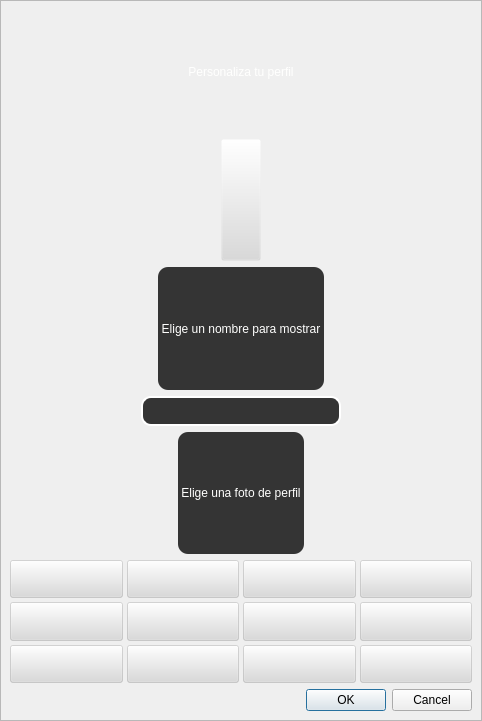
<?xml version="1.0" encoding="UTF-8"?>
<ui version="4.0">
 <class>Personalizar</class>
 <widget class="QDialog" name="Personalizar">
  <property name="windowModality">
   <enum>Qt::WindowModal</enum>
  </property>
  <property name="enabled">
   <bool>true</bool>
  </property>
  <property name="geometry">
   <rect>
    <x>0</x>
    <y>0</y>
    <width>482</width>
    <height>721</height>
   </rect>
  </property>
  <property name="windowTitle">
   <string>Personalizar</string>
  </property>
  <property name="windowIcon">
   <iconset>
    <normaloff>resources/images/icon.jpeg</normaloff>resources/images/icon.jpeg</iconset>
  </property>
  <property name="sizeGripEnabled">
   <bool>false</bool>
  </property>
  <property name="modal">
   <bool>false</bool>
  </property>
  <layout class="QVBoxLayout" name="verticalLayout_2">
   <property name="spacing">
    <number>0</number>
   </property>
   <property name="leftMargin">
    <number>0</number>
   </property>
   <property name="topMargin">
    <number>0</number>
   </property>
   <property name="rightMargin">
    <number>0</number>
   </property>
   <property name="bottomMargin">
    <number>0</number>
   </property>
   <item>
    <widget class="QFrame" name="frame">
     <property name="styleSheet">
      <string notr="true">QFrame#frame{
background-image: url(resources/images/resized_background.png);
}
QPushButton{
background-color:rgba(218,218,218,100);
}
QPushButton:hover{
background-color:rgba(0, 51, 102,150)
}
QPushButton#bt_foto{
background-color:rgba(218,218,218,0);
}
QPushButton#bt_foto:hover{
background-color:rgba(0, 51, 102,100)
}

QDialogButtonBox QPushButton{
background-color:None
}
QDialogButtonBox QPushButton:hover{
background-color:None
}

QLineEdit{
	background-color: rgba(0, 0, 0, 200);
	border-radius: 10px;
	font: 12pt &quot;Arial&quot;;
	color: rgb(255, 255, 254);
	border: 2px solid rgb(255, 255, 255)
}

QLineEdit:hover{
	background-color: rgba(0, 0, 0, 200);
	border-radius: 10px;
	font: 12pt &quot;Arial&quot;;
	border: 2px solid rgb(0, 51, 102)
}

QLineEdit:focus{
	background-color: rgb(0, 0, 0);
	border-radius: 10px;
	font: 12pt &quot;Arial&quot;;
	border: 2px solid rgb(173, 51, 51);
}
QLabel{
	color: rgb(255, 255, 254);
	font: 12pt &quot;Arial&quot;;
	background-color: rgba(0, 0, 0, 200);
	border-radius:10px
}
QLabel#titulo{
	color: rgb(255, 255, 254);
	font: 700 14pt &quot;Arial&quot;;
	background-color: rgba(0, 0, 0, 0);
}</string>
     </property>
     <property name="frameShape">
      <enum>QFrame::StyledPanel</enum>
     </property>
     <property name="frameShadow">
      <enum>QFrame::Raised</enum>
     </property>
     <layout class="QVBoxLayout" name="verticalLayout">
      <item>
       <widget class="QLabel" name="titulo">
        <property name="text">
         <string>Personaliza tu perfil</string>
        </property>
        <property name="alignment">
         <set>Qt::AlignCenter</set>
        </property>
       </widget>
      </item>
      <item>
       <layout class="QHBoxLayout" name="horizontalLayout">
        <item>
         <spacer name="horizontalSpacer">
          <property name="orientation">
           <enum>Qt::Horizontal</enum>
          </property>
          <property name="sizeHint" stdset="0">
           <size>
            <width>40</width>
            <height>20</height>
           </size>
          </property>
         </spacer>
        </item>
        <item>
         <widget class="QPushButton" name="bt_foto">
          <property name="sizePolicy">
           <sizepolicy hsizetype="Minimum" vsizetype="Minimum">
            <horstretch>0</horstretch>
            <verstretch>0</verstretch>
           </sizepolicy>
          </property>
          <property name="text">
           <string/>
          </property>
          <property name="icon">
           <iconset>
            <normaloff>resources/images/MainWindow/perfiles/avatar_0.png</normaloff>resources/images/MainWindow/perfiles/avatar_0.png</iconset>
          </property>
          <property name="iconSize">
           <size>
            <width>200</width>
            <height>200</height>
           </size>
          </property>
         </widget>
        </item>
        <item>
         <spacer name="horizontalSpacer_2">
          <property name="orientation">
           <enum>Qt::Horizontal</enum>
          </property>
          <property name="sizeHint" stdset="0">
           <size>
            <width>40</width>
            <height>20</height>
           </size>
          </property>
         </spacer>
        </item>
       </layout>
      </item>
      <item>
       <layout class="QHBoxLayout" name="horizontalLayout_2">
        <item>
         <spacer name="horizontalSpacer_3">
          <property name="orientation">
           <enum>Qt::Horizontal</enum>
          </property>
          <property name="sizeHint" stdset="0">
           <size>
            <width>40</width>
            <height>20</height>
           </size>
          </property>
         </spacer>
        </item>
        <item>
         <widget class="QLabel" name="label_3">
          <property name="text">
           <string> Elige un nombre para mostrar </string>
          </property>
          <property name="alignment">
           <set>Qt::AlignCenter</set>
          </property>
         </widget>
        </item>
        <item>
         <spacer name="horizontalSpacer_4">
          <property name="orientation">
           <enum>Qt::Horizontal</enum>
          </property>
          <property name="sizeHint" stdset="0">
           <size>
            <width>40</width>
            <height>20</height>
           </size>
          </property>
         </spacer>
        </item>
       </layout>
      </item>
      <item>
       <layout class="QHBoxLayout" name="horizontalLayout_3">
        <item>
         <spacer name="horizontalSpacer_5">
          <property name="orientation">
           <enum>Qt::Horizontal</enum>
          </property>
          <property name="sizeHint" stdset="0">
           <size>
            <width>40</width>
            <height>20</height>
           </size>
          </property>
         </spacer>
        </item>
        <item>
         <widget class="QLineEdit" name="le_userName">
          <property name="sizePolicy">
           <sizepolicy hsizetype="Expanding" vsizetype="Fixed">
            <horstretch>0</horstretch>
            <verstretch>0</verstretch>
           </sizepolicy>
          </property>
          <property name="minimumSize">
           <size>
            <width>200</width>
            <height>30</height>
           </size>
          </property>
          <property name="focusPolicy">
           <enum>Qt::ClickFocus</enum>
          </property>
          <property name="alignment">
           <set>Qt::AlignCenter</set>
          </property>
         </widget>
        </item>
        <item>
         <spacer name="horizontalSpacer_6">
          <property name="orientation">
           <enum>Qt::Horizontal</enum>
          </property>
          <property name="sizeHint" stdset="0">
           <size>
            <width>40</width>
            <height>20</height>
           </size>
          </property>
         </spacer>
        </item>
       </layout>
      </item>
      <item>
       <layout class="QHBoxLayout" name="horizontalLayout_4">
        <item>
         <spacer name="horizontalSpacer_7">
          <property name="orientation">
           <enum>Qt::Horizontal</enum>
          </property>
          <property name="sizeHint" stdset="0">
           <size>
            <width>40</width>
            <height>20</height>
           </size>
          </property>
         </spacer>
        </item>
        <item>
         <widget class="QLabel" name="label_4">
          <property name="text">
           <string> Elige una foto de perfil </string>
          </property>
          <property name="alignment">
           <set>Qt::AlignCenter</set>
          </property>
         </widget>
        </item>
        <item>
         <spacer name="horizontalSpacer_8">
          <property name="orientation">
           <enum>Qt::Horizontal</enum>
          </property>
          <property name="sizeHint" stdset="0">
           <size>
            <width>40</width>
            <height>20</height>
           </size>
          </property>
         </spacer>
        </item>
       </layout>
      </item>
      <item>
       <layout class="QGridLayout" name="gridLayout">
        <property name="spacing">
         <number>4</number>
        </property>
        <item row="1" column="1">
         <widget class="QPushButton" name="bt_avatar_5">
          <property name="sizePolicy">
           <sizepolicy hsizetype="Minimum" vsizetype="Minimum">
            <horstretch>0</horstretch>
            <verstretch>0</verstretch>
           </sizepolicy>
          </property>
          <property name="toolTip">
           <string>Avatar 5</string>
          </property>
          <property name="text">
           <string/>
          </property>
          <property name="icon">
           <iconset>
            <normaloff>resources/images/MainWindow/perfiles/avatar_5.svg</normaloff>resources/images/MainWindow/perfiles/avatar_5.svg</iconset>
          </property>
          <property name="iconSize">
           <size>
            <width>100</width>
            <height>100</height>
           </size>
          </property>
         </widget>
        </item>
        <item row="2" column="0">
         <widget class="QPushButton" name="bt_avatar_8">
          <property name="sizePolicy">
           <sizepolicy hsizetype="Minimum" vsizetype="Minimum">
            <horstretch>0</horstretch>
            <verstretch>0</verstretch>
           </sizepolicy>
          </property>
          <property name="toolTip">
           <string>Avatar 8</string>
          </property>
          <property name="text">
           <string/>
          </property>
          <property name="icon">
           <iconset>
            <normaloff>resources/images/MainWindow/perfiles/avatar_8.svg</normaloff>resources/images/MainWindow/perfiles/avatar_8.svg</iconset>
          </property>
          <property name="iconSize">
           <size>
            <width>100</width>
            <height>100</height>
           </size>
          </property>
         </widget>
        </item>
        <item row="2" column="3">
         <widget class="QPushButton" name="bt_avatar_0">
          <property name="sizePolicy">
           <sizepolicy hsizetype="Minimum" vsizetype="Minimum">
            <horstretch>0</horstretch>
            <verstretch>0</verstretch>
           </sizepolicy>
          </property>
          <property name="toolTip">
           <string>Sin avatar</string>
          </property>
          <property name="text">
           <string/>
          </property>
          <property name="icon">
           <iconset>
            <normaloff>resources/images/MainWindow/perfiles/avatar_0.png</normaloff>resources/images/MainWindow/perfiles/avatar_0.png</iconset>
          </property>
          <property name="iconSize">
           <size>
            <width>100</width>
            <height>100</height>
           </size>
          </property>
         </widget>
        </item>
        <item row="0" column="1">
         <widget class="QPushButton" name="bt_avatar_1">
          <property name="sizePolicy">
           <sizepolicy hsizetype="Minimum" vsizetype="Minimum">
            <horstretch>0</horstretch>
            <verstretch>0</verstretch>
           </sizepolicy>
          </property>
          <property name="toolTip">
           <string>Avatar 1</string>
          </property>
          <property name="text">
           <string/>
          </property>
          <property name="icon">
           <iconset>
            <normaloff>resources/images/MainWindow/perfiles/avatar_1.svg</normaloff>resources/images/MainWindow/perfiles/avatar_1.svg</iconset>
          </property>
          <property name="iconSize">
           <size>
            <width>100</width>
            <height>100</height>
           </size>
          </property>
         </widget>
        </item>
        <item row="1" column="3">
         <widget class="QPushButton" name="bt_avatar_7">
          <property name="sizePolicy">
           <sizepolicy hsizetype="Minimum" vsizetype="Minimum">
            <horstretch>0</horstretch>
            <verstretch>0</verstretch>
           </sizepolicy>
          </property>
          <property name="toolTip">
           <string>Avatar 7</string>
          </property>
          <property name="text">
           <string/>
          </property>
          <property name="icon">
           <iconset>
            <normaloff>resources/images/MainWindow/perfiles/avatar_7.svg</normaloff>resources/images/MainWindow/perfiles/avatar_7.svg</iconset>
          </property>
          <property name="iconSize">
           <size>
            <width>100</width>
            <height>100</height>
           </size>
          </property>
         </widget>
        </item>
        <item row="0" column="2">
         <widget class="QPushButton" name="bt_avatar_2">
          <property name="sizePolicy">
           <sizepolicy hsizetype="Minimum" vsizetype="Minimum">
            <horstretch>0</horstretch>
            <verstretch>0</verstretch>
           </sizepolicy>
          </property>
          <property name="toolTip">
           <string>Avatar 2</string>
          </property>
          <property name="text">
           <string/>
          </property>
          <property name="icon">
           <iconset>
            <normaloff>resources/images/MainWindow/perfiles/avatar_2.svg</normaloff>resources/images/MainWindow/perfiles/avatar_2.svg</iconset>
          </property>
          <property name="iconSize">
           <size>
            <width>100</width>
            <height>100</height>
           </size>
          </property>
         </widget>
        </item>
        <item row="2" column="1">
         <widget class="QPushButton" name="bt_avatar_9">
          <property name="sizePolicy">
           <sizepolicy hsizetype="Minimum" vsizetype="Minimum">
            <horstretch>0</horstretch>
            <verstretch>0</verstretch>
           </sizepolicy>
          </property>
          <property name="toolTip">
           <string>Avatar 9</string>
          </property>
          <property name="text">
           <string/>
          </property>
          <property name="icon">
           <iconset>
            <normaloff>resources/images/MainWindow/perfiles/avatar_9.svg</normaloff>resources/images/MainWindow/perfiles/avatar_9.svg</iconset>
          </property>
          <property name="iconSize">
           <size>
            <width>100</width>
            <height>100</height>
           </size>
          </property>
         </widget>
        </item>
        <item row="0" column="3">
         <widget class="QPushButton" name="bt_avatar_3">
          <property name="sizePolicy">
           <sizepolicy hsizetype="Minimum" vsizetype="Minimum">
            <horstretch>0</horstretch>
            <verstretch>0</verstretch>
           </sizepolicy>
          </property>
          <property name="toolTip">
           <string>Avatar 3</string>
          </property>
          <property name="text">
           <string/>
          </property>
          <property name="icon">
           <iconset>
            <normaloff>resources/images/MainWindow/perfiles/avatar_3.svg</normaloff>resources/images/MainWindow/perfiles/avatar_3.svg</iconset>
          </property>
          <property name="iconSize">
           <size>
            <width>100</width>
            <height>100</height>
           </size>
          </property>
         </widget>
        </item>
        <item row="1" column="0">
         <widget class="QPushButton" name="bt_avatar_4">
          <property name="sizePolicy">
           <sizepolicy hsizetype="Minimum" vsizetype="Minimum">
            <horstretch>0</horstretch>
            <verstretch>0</verstretch>
           </sizepolicy>
          </property>
          <property name="toolTip">
           <string>Avatar 4</string>
          </property>
          <property name="text">
           <string/>
          </property>
          <property name="icon">
           <iconset>
            <normaloff>resources/images/MainWindow/perfiles/avatar_4.svg</normaloff>resources/images/MainWindow/perfiles/avatar_4.svg</iconset>
          </property>
          <property name="iconSize">
           <size>
            <width>100</width>
            <height>100</height>
           </size>
          </property>
         </widget>
        </item>
        <item row="2" column="2">
         <widget class="QPushButton" name="bt_avatar_10">
          <property name="sizePolicy">
           <sizepolicy hsizetype="Minimum" vsizetype="Minimum">
            <horstretch>0</horstretch>
            <verstretch>0</verstretch>
           </sizepolicy>
          </property>
          <property name="toolTip">
           <string>Avatar 10</string>
          </property>
          <property name="text">
           <string/>
          </property>
          <property name="icon">
           <iconset>
            <normaloff>resources/images/MainWindow/perfiles/avatar_10.svg</normaloff>resources/images/MainWindow/perfiles/avatar_10.svg</iconset>
          </property>
          <property name="iconSize">
           <size>
            <width>100</width>
            <height>100</height>
           </size>
          </property>
         </widget>
        </item>
        <item row="0" column="0">
         <widget class="QPushButton" name="bt_subirFoto">
          <property name="sizePolicy">
           <sizepolicy hsizetype="Minimum" vsizetype="Minimum">
            <horstretch>0</horstretch>
            <verstretch>0</verstretch>
           </sizepolicy>
          </property>
          <property name="toolTip">
           <string>Subir foto</string>
          </property>
          <property name="text">
           <string/>
          </property>
          <property name="icon">
           <iconset>
            <normaloff>resources/images/MainWindow/upload.svg</normaloff>resources/images/MainWindow/upload.svg</iconset>
          </property>
          <property name="iconSize">
           <size>
            <width>100</width>
            <height>100</height>
           </size>
          </property>
         </widget>
        </item>
        <item row="1" column="2">
         <widget class="QPushButton" name="bt_avatar_6">
          <property name="sizePolicy">
           <sizepolicy hsizetype="Minimum" vsizetype="Minimum">
            <horstretch>0</horstretch>
            <verstretch>0</verstretch>
           </sizepolicy>
          </property>
          <property name="toolTip">
           <string>Avatar 6</string>
          </property>
          <property name="text">
           <string/>
          </property>
          <property name="icon">
           <iconset>
            <normaloff>resources/images/MainWindow/perfiles/avatar_6.svg</normaloff>resources/images/MainWindow/perfiles/avatar_6.svg</iconset>
          </property>
          <property name="iconSize">
           <size>
            <width>100</width>
            <height>100</height>
           </size>
          </property>
         </widget>
        </item>
       </layout>
      </item>
      <item>
       <widget class="QDialogButtonBox" name="buttonBox">
        <property name="locale">
         <locale language="Spanish" country="Colombia"/>
        </property>
        <property name="orientation">
         <enum>Qt::Horizontal</enum>
        </property>
        <property name="standardButtons">
         <set>QDialogButtonBox::Cancel|QDialogButtonBox::Ok</set>
        </property>
       </widget>
      </item>
     </layout>
    </widget>
   </item>
  </layout>
 </widget>
 <resources/>
 <connections>
  <connection>
   <sender>buttonBox</sender>
   <signal>accepted()</signal>
   <receiver>Personalizar</receiver>
   <slot>accept()</slot>
   <hints>
    <hint type="sourcelabel">
     <x>248</x>
     <y>254</y>
    </hint>
    <hint type="destinationlabel">
     <x>157</x>
     <y>274</y>
    </hint>
   </hints>
  </connection>
  <connection>
   <sender>buttonBox</sender>
   <signal>rejected()</signal>
   <receiver>Personalizar</receiver>
   <slot>reject()</slot>
   <hints>
    <hint type="sourcelabel">
     <x>316</x>
     <y>260</y>
    </hint>
    <hint type="destinationlabel">
     <x>286</x>
     <y>274</y>
    </hint>
   </hints>
  </connection>
 </connections>
</ui>
